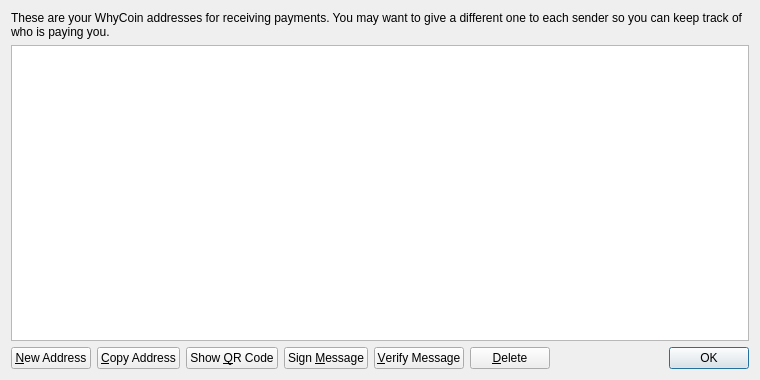
<?xml version="1.0" encoding="UTF-8"?>
<ui version="4.0">
 <class>AddressBookPage</class>
 <widget class="QWidget" name="AddressBookPage">
  <property name="geometry">
   <rect>
    <x>0</x>
    <y>0</y>
    <width>760</width>
    <height>380</height>
   </rect>
  </property>
  <property name="windowTitle">
   <string>Address Book</string>
  </property>
  <layout class="QVBoxLayout" name="verticalLayout">
   <item>
    <widget class="QLabel" name="labelExplanation">
     <property name="text">
      <string>These are your WhyCoin addresses for receiving payments. You may want to give a different one to each sender so you can keep track of who is paying you.</string>
     </property>
     <property name="textFormat">
      <enum>Qt::PlainText</enum>
     </property>
     <property name="wordWrap">
      <bool>true</bool>
     </property>
    </widget>
   </item>
   <item>
    <widget class="QTableView" name="tableView">
     <property name="contextMenuPolicy">
      <enum>Qt::CustomContextMenu</enum>
     </property>
     <property name="toolTip">
      <string>Double-click to edit address or label</string>
     </property>
     <property name="tabKeyNavigation">
      <bool>false</bool>
     </property>
     <property name="selectionMode">
      <enum>QAbstractItemView::SingleSelection</enum>
     </property>
     <property name="selectionBehavior">
      <enum>QAbstractItemView::SelectRows</enum>
     </property>
     <property name="sortingEnabled">
      <bool>true</bool>
     </property>
     <attribute name="verticalHeaderVisible">
      <bool>false</bool>
     </attribute>
    </widget>
   </item>
   <item>
    <layout class="QHBoxLayout" name="horizontalLayout">
     <item>
      <widget class="QPushButton" name="newAddressButton">
       <property name="toolTip">
        <string>Create a new address</string>
       </property>
       <property name="text">
        <string>&amp;New Address</string>
       </property>
      </widget>
     </item>
     <item>
      <widget class="QPushButton" name="copyToClipboard">
       <property name="toolTip">
        <string>Copy the currently selected address to the system clipboard</string>
       </property>
       <property name="text">
        <string>&amp;Copy Address</string>
       </property>
      </widget>
     </item>
     <item>
      <widget class="QPushButton" name="showQRCode">
       <property name="text">
        <string>Show &amp;QR Code</string>
       </property>
      </widget>
     </item>
     <item>
      <widget class="QPushButton" name="signMessage">
       <property name="toolTip">
        <string>Sign a message to prove you own a WhyCoin address</string>
       </property>
       <property name="text">
        <string>Sign &amp;Message</string>
       </property>
      </widget>
     </item>
     <item>
      <widget class="QPushButton" name="verifyMessage">
       <property name="toolTip">
        <string>Verify a message to ensure it was signed with a specified WhyCoin address</string>
       </property>
       <property name="text">
        <string>&amp;Verify Message</string>
       </property>
      </widget>
     </item>
     <item>
      <widget class="QPushButton" name="deleteButton">
       <property name="toolTip">
        <string>Delete the currently selected address from the list</string>
       </property>
       <property name="text">
        <string>&amp;Delete</string>
       </property>
      </widget>
     </item>
     <item>
      <spacer name="horizontalSpacer">
       <property name="orientation">
        <enum>Qt::Horizontal</enum>
       </property>
       <property name="sizeHint" stdset="0">
        <size>
         <width>40</width>
         <height>20</height>
        </size>
       </property>
      </spacer>
     </item>
     <item>
      <widget class="QDialogButtonBox" name="buttonBox">
       <property name="sizePolicy">
        <sizepolicy hsizetype="Maximum" vsizetype="Fixed">
         <horstretch>0</horstretch>
         <verstretch>0</verstretch>
        </sizepolicy>
       </property>
       <property name="standardButtons">
        <set>QDialogButtonBox::Ok</set>
       </property>
      </widget>
     </item>
    </layout>
   </item>
  </layout>
 </widget>
 <resources>
  <include location="../bitcoin.qrc"/>
 </resources>
 <connections/>
</ui>
